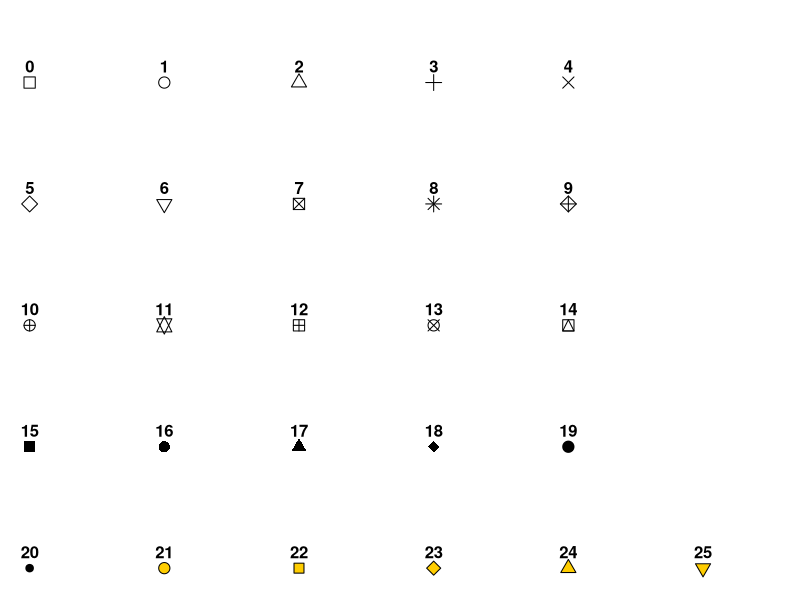
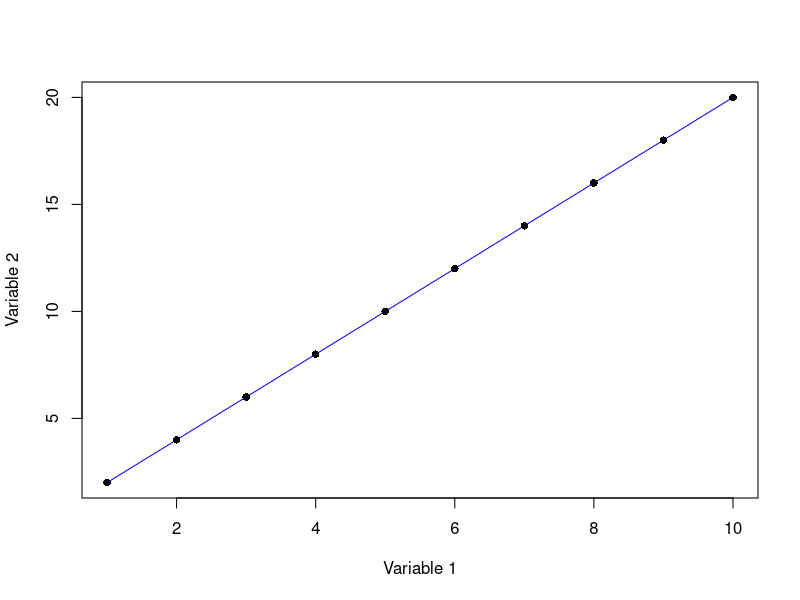

R code for these plots, in order:
## ---- chunk 1
#| eval: true
#| echo: true
#| code-fold: false

#This line of code is a comment and will be ignored by R when running the code
## ---- chunk 2
#| eval: true
#| echo: true
#| output: false

#Create object
x <- 2

#Show content of R object
x

#Multiply x by 10
x*10
## ---- chunk 3
#| eval: true
#| echo: true
#| output: false

class(x)
## ---- chunk 4
#| eval: true
#| echo: true
#| output: false

#Numeric vector (x1)
x1 <- c(1, 2, 3, 4, 5)

#Note: this is another option to create x1
x1 <- c(1:5)

#Character vector (x2)
x2 <- c("control", "treatment")

#Check the number of elements in x1 and x2
length(x1)
length(x2)
## ---- chunk 5
#| eval: true
#| echo: true
#| output: false

#Create matrix
x3 <- matrix(1:30,
             ncol = 6,
             nrow = 5)

#View matrix
x3

#Check the size of x3
dim(x3)
ncol(x3)
nrow(x3)
## ---- chunk 6
#| eval: true
#| echo: true

#Create data frame
x4 <- data.frame(
  Var1 = c(1:10),
  Var2 = 2*c(1:10),
  Var3 = c("control","control","control","control","control",
           "treatment","treatment","treatment","treatment","treatment"))

#This does exactly the same, but is shorter to write
x4 <- data.frame(
  Var1 = c(1:10),
  Var2 = 2*c(1:10),
  Var3 = c(rep("control", 5),
           rep("treatment", 5)))

#View data frame
x4
## ---- chunk 7
#| eval: true
#| echo: true
#| output: false

#Create list
x5 <- list(x1, x2, x3, x4)

#View list
x5

#Check the number of elements in the list
length(x5)
## ---- chunk 8
#| eval: true
#| echo: true
#| output: false

#Extract the third value of the x1 object
#x1 is a vector

x1[3]
## ---- chunk 9
#| eval: true
#| echo: true
#| output: false

#Extract the value at the intersection of row 2 and column 3 in the x3 object
#x3 is a matrix

x3[2, 3]
## ---- chunk 10
#| eval: true
#| echo: true
#| output: false

#Extract all the values stored in the second column of the x4 object
#x4 is a data frame

#Option 1
x4$Var2

#Option 2
x4[, "Var2"]
## ---- chunk 11
#| eval: true
#| echo: true
#| output: false

#Extract only the values located between rows 2 and 4
#in the second column of the x4 object
#x4 is a data frame

x4[2:4, 2]
## ---- chunk 12
#| eval: true
#| echo: true
#| output: false

#Extract the second element of the x5 object
#x5 is a list

x5[[2]]
## ---- chunk 13
#| eval: true
#| echo: false
#| warning: false
#| message: false
#| fig-width: 3.5
#| fig-height: 3.5
#| fig-align: center

generateRPointShapes <- function() {
  oldPar <- par()
  par(font = 2, mar = c(0.5, 0, 0, 0))
  y = rev(c(rep(1, 6), rep(2, 5), rep(3, 5), rep(4, 5), rep(5, 5)))
  x = c(rep(1:5, 5), 6)
  plot(
    x,
    y,
    pch = 0:25,
    cex = 1.5,
    ylim = c(1, 5.5),
    xlim = c(1, 6.5),
    axes = FALSE,
    xlab = "",
    ylab = "",
    bg = "#FFCD00"
  )
  text(x, y, labels = 0:25, pos = 3)
  par(mar = oldPar$mar, font = oldPar$font)
}
generateRPointShapes()
## ---- chunk 14
#| eval: true
#| echo: true
#| fig-height: 6
#| fig-width: 6
#| fig-align: center

plot(x = x4$Var1,
     y = x4$Var2,
     type = "l",
     xlab = "Variable 1",
     ylab = "Variable 2",
     col = "blue")

points(x = x4$Var1,
       y = x4$Var2,
       pch = 16)
